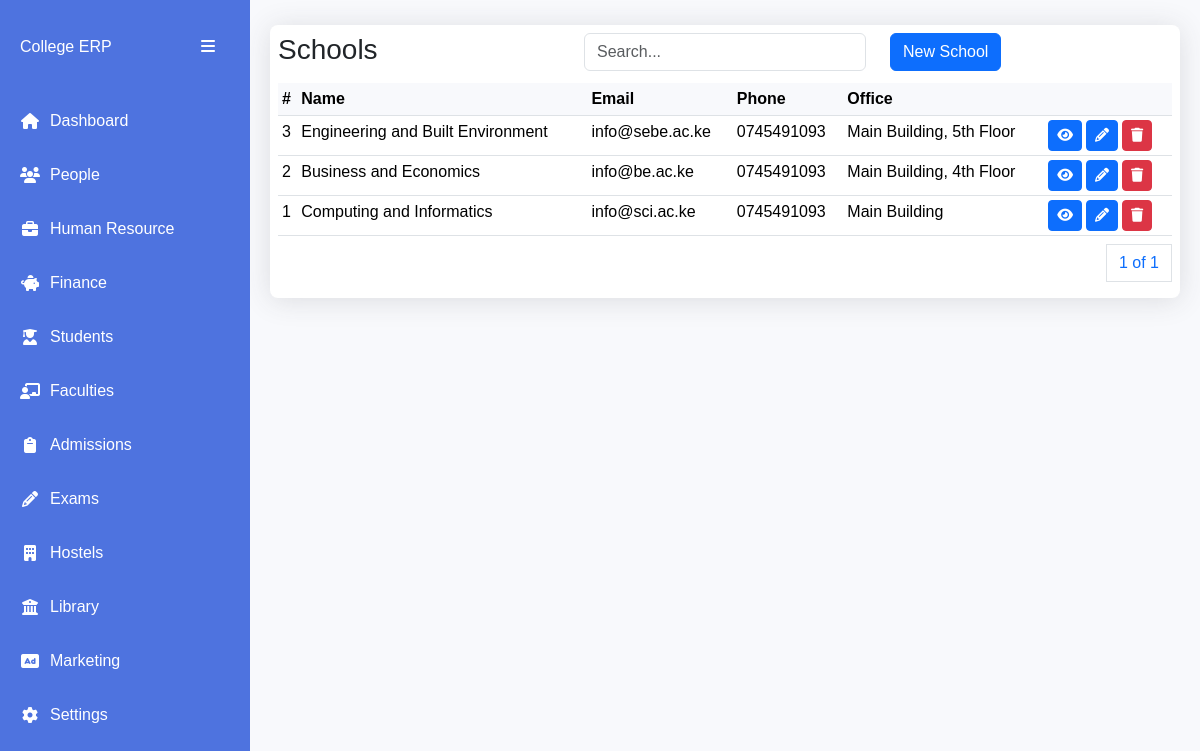
Screenshot of /schools/ with the database file from the repository.
### apps/schools/models.py (models this page shows, shortened)
class School(AbsoluteBaseModel):
    name = models.CharField(max_length=255)
    email = models.EmailField()
    phone = models.CharField(max_length=255)
    location = models.CharField(max_length=255)

### apps/schools/views.py (the view)
# urls.py: path("schools/", include("apps.schools.urls")),
def schools(request):
    schools = School.objects.all().order_by("-created_on")
    if request.method == "POST":
        search_text = request.POST.get("search_text")
        schools = School.objects.filter(Q(name__icontains=search_text))
    paginator = Paginator(schools, 6)
    page_number = request.GET.get("page")
    page_obj = paginator.get_page(page_number)
    context = {"page_obj": page_obj}
    return render(request, "schools/schools.html", context)

### templates/schools/schools.html (shortened to what this page needs)
{% extends "base1.html" %}
{% block content %}
<div class="table-card">
    <div class="row py-2 px-2">
      <div class="col">
          <h3>Schools</h3>
      </div>
      <div class="col">
          <input type="text" class="form-control" placeholder="Search..."
          id="searchInput" value="{{ search_query }}">
      </div>
      <div class="col">
        <button class="btn btn-primary" data-bs-toggle="modal" data-bs-target="#newSchoolModal">New School</button>
      </div>
  </div>
      <div class="table-container px-2">
        <table class="table data-table table-sm">
          <thead>
            <tr>
              <th scope="col">#</th>
              <th scope="col">Name</th>
              <th scope="col">Email</th>
              <th scope="col">Phone</th>
              <th scope="col">Office</th>
              <th scope="col" colspan="3"></th>
            </tr>
          </thead>
          <tbody>
            {% for school in page_obj %}
            <tr>
              <td>{{school.id}}</td>
              <td>{{school.name}}</td>
              <td>{{school.email}}</td>
              <td>{{school.phone}}</td>
              <td>{{school.location}}</td>
              <td>
                <div class="d-flex gap-1">
                  <a href="{% url 'school-details' school.id %}" class="btn btn-primary btn-sm"><i class="fas fa-eye"></i></a>
                  <a class="btn btn-primary btn-sm" data-bs-toggle="modal" data-bs-target="#editSchoolModal{{ school.id }}">
                    <i class="fas fa-pencil"></i>
                  </a>
                  <a class="btn btn-danger btn-sm" data-bs-toggle="modal" data-bs-target="#deleteSchoolModal{{ school.id }}">
                    <i class="fas fa-trash"></i>
                  </a>
                </div>
              </td>
            </tr>
            {% endfor %}
          </tbody>
        </table>
        <div class="mt-2">
          <nav aria-label="Page navigation example">
            <ul class="pagination justify-content-end">
              <a class="page-link" href="#">{{ page_obj.number }} of {{ page_obj.paginator.num_pages }}</a>
            </ul>
          </nav>
        </div>
      </div>
{% endblock content %}

### templates/base1.html (style rules this page uses)
:root { --sidebar-width: 250px; --sidebar-collapsed-width: 70px; --primary-color: #4e73df; --secondary-color: #858796; }
body { background-color: #f8f9fc; font-family: 'Nunito', sans-serif; overflow-x: hidden; }
.table-card { background: white; border-radius: 8px; box-shadow: 0 0.15rem 1.75rem 0 rgba(58, 59, 69, 0.15); margin: 5px 0; }
.table-container { overflow-x: auto; }
.data-table { margin-bottom: 0; }
.data-table th { background-color: #f8f9fc; border-top: none; white-space: nowrap; cursor: pointer; }

### rows the page displays
School: id "3", name "Engineering and Built Environment", email "info@sebe.ac.ke", phone "0745491093", location "Main Building, 5th Floor"
School: id "2", name "Business and Economics", email "info@be.ac.ke", phone "0745491093", location "Main Building, 4th Floor"
School: id "1", name "Computing and Informatics", email "info@sci.ac.ke", phone "0745491093", location "Main Building"

### other values shown
{{ page_obj.number }} "1"
{{ page_obj.paginator.num_pages }} "1"
